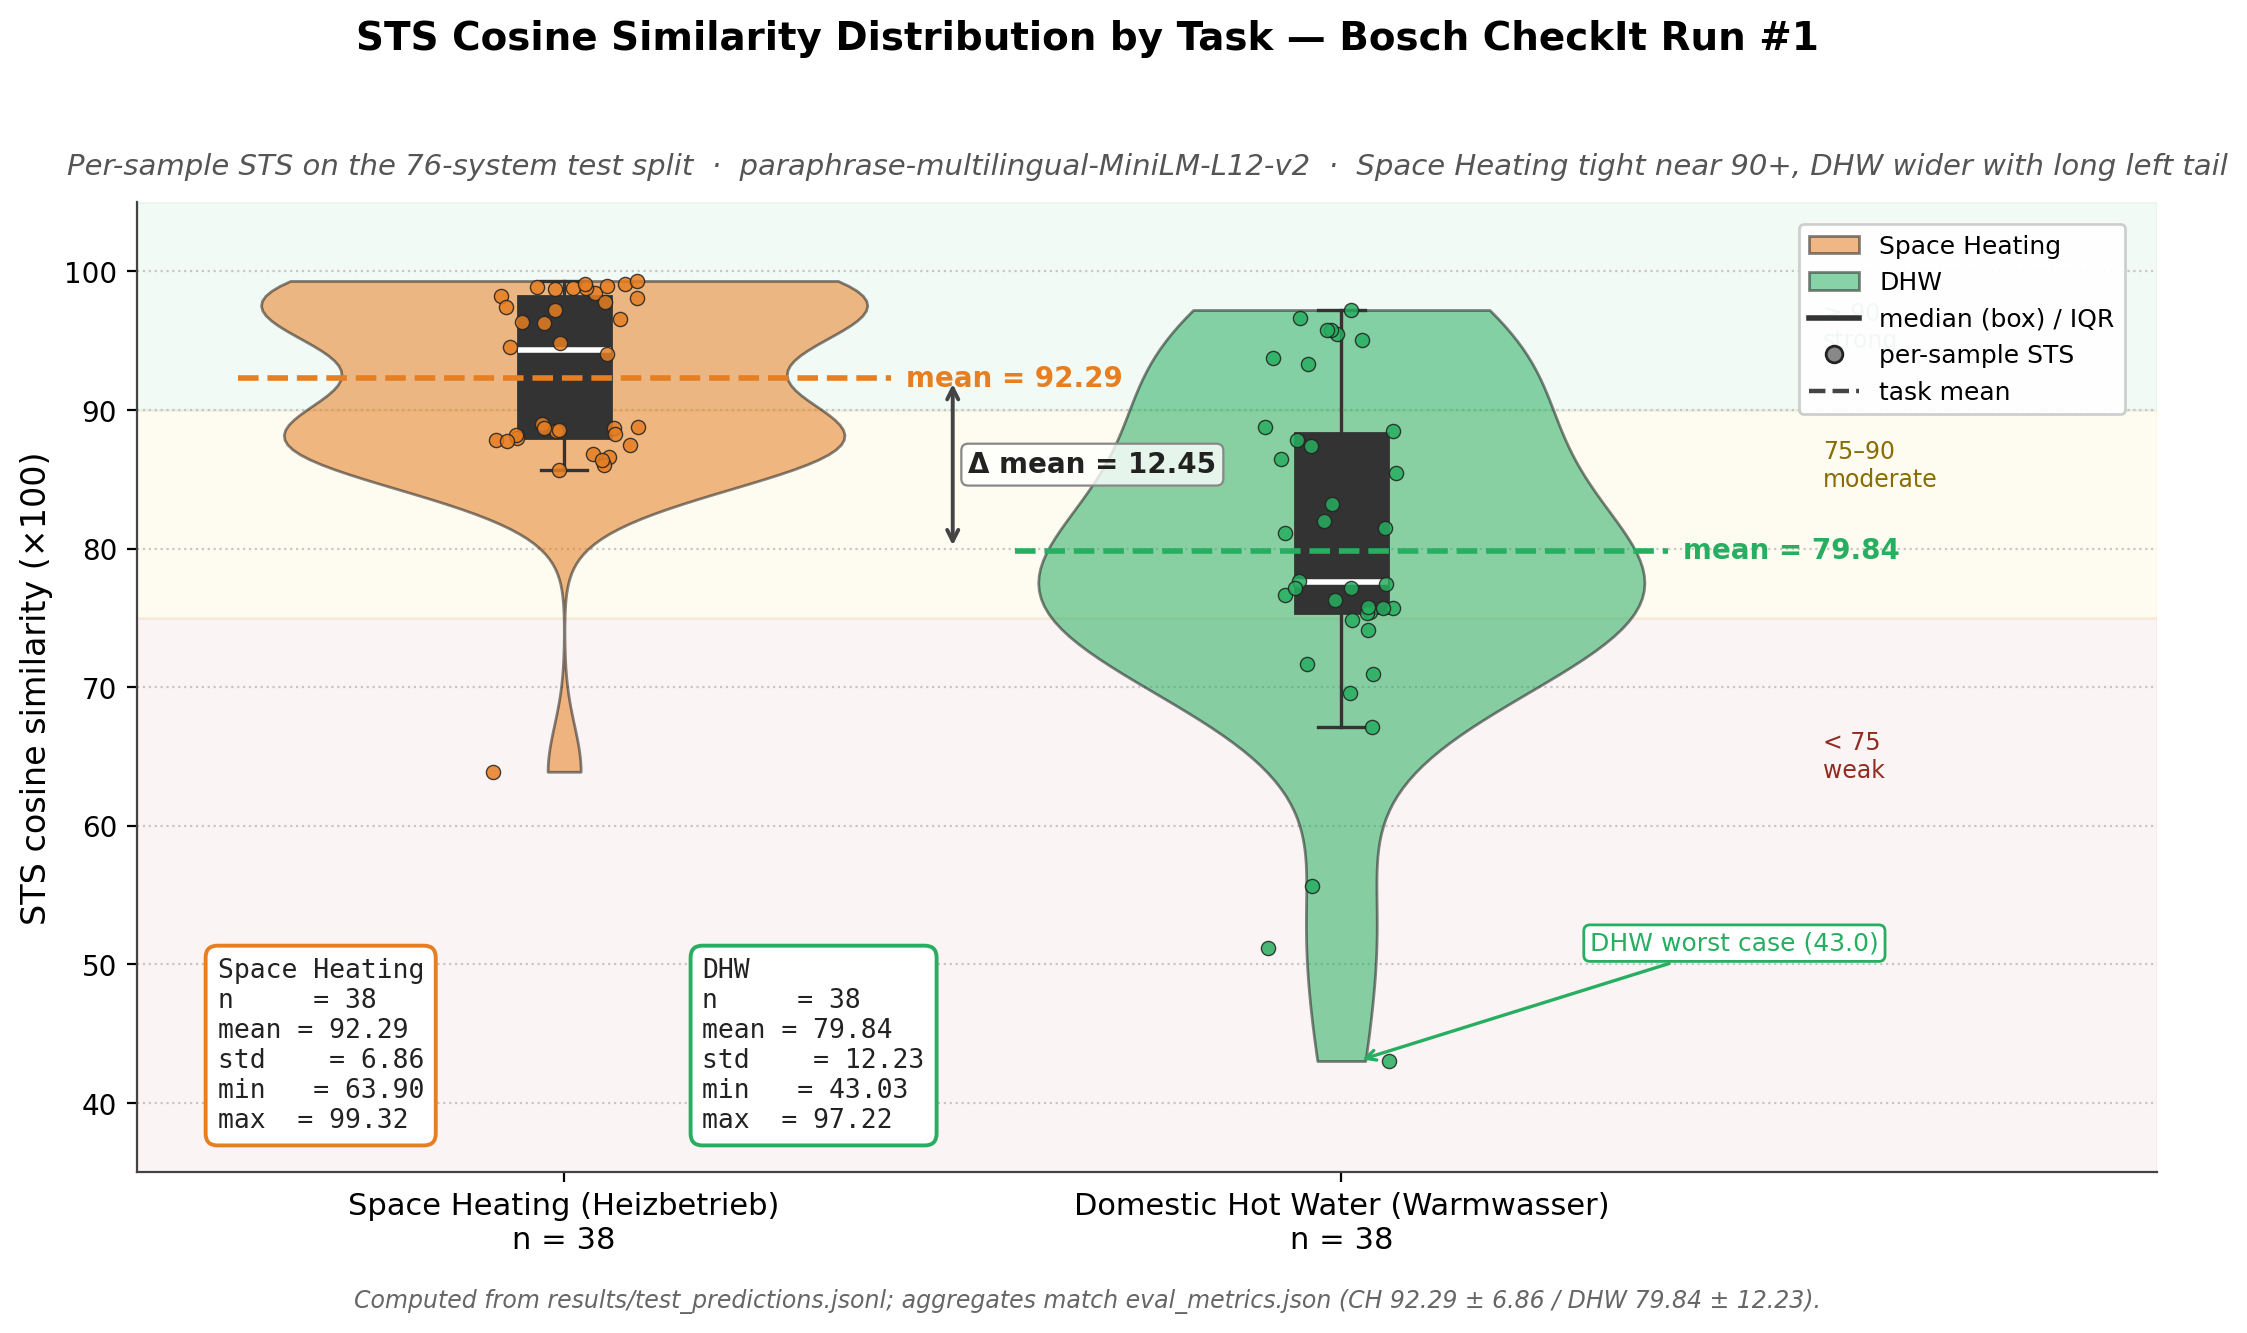

Recreate this plot in Python.
"""
fig_006: STS Cosine Similarity Distribution by Task

Per-sample STS cosine on the 76 test predictions, split by task
(space heating vs DHW). Computed from test_predictions.jsonl using
paraphrase-multilingual-MiniLM-L12-v2. The recomputed aggregates match
eval_metrics.json exactly:
  CH  (n=38): mean 92.29 / std 6.86  / min 63.90 / max 99.32
  DHW (n=38): mean 79.84 / std 12.23 / min 43.03 / max 97.22

Layout: split violin + jittered strip per task, with mean lines and a
stats annotation box. Colors match fig_005 / fig_007 (orange = Space
Heating, green = DHW).
"""
import json

import matplotlib.pyplot as plt
import numpy as np
from matplotlib.patches import Patch

DATA_PATH = "/home/wangni/notion-figures/bosch-checkit-expert-commentary-generation-for-heat-pump-tim/sts_per_sample.json"
OUT_PATH = "/home/wangni/notion-figures/bosch-checkit-expert-commentary-generation-for-heat-pump-tim/fig_006.png"

# Bosch palette (matches fig_005)
CH_COLOR = "#E67E22"   # orange — Space Heating
DHW_COLOR = "#27AE60"  # green  — DHW
EDGE = "#222222"

with open(DATA_PATH) as f:
    data = json.load(f)

ch = np.array(data["space_heating"], dtype=float)
dhw = np.array(data["dhw"], dtype=float)


def stats(x):
    return dict(n=len(x), mean=x.mean(), std=x.std(ddof=0), mn=x.min(), mx=x.max())


s_ch = stats(ch)
s_dhw = stats(dhw)

fig, ax = plt.subplots(figsize=(11.0, 6.6), facecolor="white")
ax.set_facecolor("white")

positions = [1.0, 2.0]
parts = ax.violinplot(
    [ch, dhw],
    positions=positions,
    widths=0.78,
    showmeans=False,
    showmedians=False,
    showextrema=False,
)
for body, color in zip(parts["bodies"], [CH_COLOR, DHW_COLOR]):
    body.set_facecolor(color)
    body.set_edgecolor(EDGE)
    body.set_alpha(0.55)
    body.set_linewidth(1.0)

# Box plot inside violin (median + IQR) for robust summary
bp = ax.boxplot(
    [ch, dhw],
    positions=positions,
    widths=0.12,
    showfliers=False,
    patch_artist=True,
    medianprops=dict(color="white", linewidth=2.0),
    boxprops=dict(facecolor="#333333", edgecolor="#333333"),
    whiskerprops=dict(color="#333333", linewidth=1.2),
    capprops=dict(color="#333333", linewidth=1.2),
    zorder=3,
)

# Jittered strip
rng = np.random.default_rng(42)
for pos, vals, color in [(positions[0], ch, CH_COLOR), (positions[1], dhw, DHW_COLOR)]:
    jitter = rng.uniform(-0.10, 0.10, size=len(vals))
    ax.scatter(
        pos + jitter,
        vals,
        s=26,
        color=color,
        edgecolor=EDGE,
        linewidth=0.5,
        alpha=0.85,
        zorder=4,
    )

# Mean lines
for pos, s, color in [(positions[0], s_ch, CH_COLOR), (positions[1], s_dhw, DHW_COLOR)]:
    ax.hlines(
        s["mean"],
        pos - 0.42,
        pos + 0.42,
        colors=color,
        linestyles="dashed",
        linewidth=2.0,
        zorder=5,
    )
    ax.annotate(
        f"mean = {s['mean']:.2f}",
        xy=(pos + 0.44, s["mean"]),
        xytext=(0, 0),
        textcoords="offset points",
        fontsize=10,
        color=color,
        fontweight="bold",
        va="center",
        ha="left",
    )

# Axis cosmetics
ax.set_xticks(positions)
ax.set_xticklabels(
    [
        f"Space Heating (Heizbetrieb)\nn = {s_ch['n']}",
        f"Domestic Hot Water (Warmwasser)\nn = {s_dhw['n']}",
    ],
    fontsize=11,
)
ax.set_xlim(0.45, 3.05)
ax.set_ylabel("STS cosine similarity (×100)", fontsize=12)
ax.set_ylim(35, 105)
ax.set_yticks(np.arange(40, 101, 10))
ax.yaxis.grid(True, linestyle=":", color="#BBBBBB", alpha=0.8)
ax.set_axisbelow(True)
ax.tick_params(axis="y", labelsize=10)
for spine in ("top", "right"):
    ax.spines[spine].set_visible(False)
ax.spines["left"].set_color("#444444")
ax.spines["bottom"].set_color("#444444")

# Reference bands (qualitative interpretation)
ax.axhspan(90, 105, color="#27AE60", alpha=0.06, zorder=0)
ax.axhspan(75, 90, color="#F1C40F", alpha=0.06, zorder=0)
ax.axhspan(35, 75, color="#C0392B", alpha=0.05, zorder=0)
ax.text(2.62, 96.0, "≥ 90\nstrong",     fontsize=8.5, color="#1E7E34", ha="left", va="center")
ax.text(2.62, 86.0, "75–90\nmoderate",  fontsize=8.5, color="#8A6D00", ha="left", va="center")
ax.text(2.62, 65.0, "< 75\nweak",       fontsize=8.5, color="#922B21", ha="left", va="center")

# Stats annotation boxes
def fmt(s):
    return (
        f"n     = {s['n']}\n"
        f"mean = {s['mean']:.2f}\n"
        f"std    = {s['std']:.2f}\n"
        f"min   = {s['mn']:.2f}\n"
        f"max  = {s['mx']:.2f}"
    )


bbox_ch = dict(boxstyle="round,pad=0.45", fc="white", ec=CH_COLOR, lw=1.4)
bbox_dhw = dict(boxstyle="round,pad=0.45", fc="white", ec=DHW_COLOR, lw=1.4)

ax.text(
    0.04, 0.04, "Space Heating\n" + fmt(s_ch),
    transform=ax.transAxes, fontsize=9.5, family="monospace",
    va="bottom", ha="left", color=EDGE, bbox=bbox_ch,
)
ax.text(
    0.28, 0.04, "DHW\n" + fmt(s_dhw),
    transform=ax.transAxes, fontsize=9.5, family="monospace",
    va="bottom", ha="left", color=EDGE, bbox=bbox_dhw,
)

# Annotate the DHW left tail / outlier (longest tail noted in spec)
dhw_min = float(np.min(dhw))
ax.annotate(
    f"DHW worst case ({dhw_min:.1f})",
    xy=(positions[1] + 0.02, dhw_min),
    xytext=(positions[1] + 0.32, dhw_min + 8),
    fontsize=9, color=DHW_COLOR,
    arrowprops=dict(arrowstyle="->", color=DHW_COLOR, lw=1.2),
    bbox=dict(boxstyle="round,pad=0.25", fc="white", ec=DHW_COLOR, lw=1.0),
)

# Highlight ΔMean gap
gap = s_ch["mean"] - s_dhw["mean"]
ax.annotate(
    "",
    xy=(1.50, s_ch["mean"]),
    xytext=(1.50, s_dhw["mean"]),
    arrowprops=dict(arrowstyle="<->", color="#444444", lw=1.4),
)
ax.text(
    1.52, (s_ch["mean"] + s_dhw["mean"]) / 2,
    f"Δ mean = {gap:.2f}",
    fontsize=10, color="#222222", fontweight="bold",
    va="center", ha="left",
    bbox=dict(boxstyle="round,pad=0.25", fc="#FFFFFFCC", ec="#888888", lw=0.8),
)

# Legend
legend_elems = [
    Patch(facecolor=CH_COLOR, edgecolor=EDGE, alpha=0.55, label="Space Heating"),
    Patch(facecolor=DHW_COLOR, edgecolor=EDGE, alpha=0.55, label="DHW"),
    plt.Line2D([0], [0], color="#333333", lw=2.0, label="median (box) / IQR"),
    plt.Line2D([0], [0], color=EDGE, lw=0, marker="o",
               markerfacecolor="#888888", markeredgecolor=EDGE,
               markersize=6, label="per-sample STS"),
    plt.Line2D([0], [0], color="#444444", lw=1.6, linestyle="--", label="task mean"),
]
ax.legend(
    handles=legend_elems, loc="upper right",
    bbox_to_anchor=(0.99, 0.99),
    fontsize=9, ncol=1,
    frameon=True, framealpha=0.95, edgecolor="#CCCCCC",
)

# Titles
fig.suptitle(
    "STS Cosine Similarity Distribution by Task — Bosch CheckIt Run #1",
    fontsize=14, fontweight="bold", y=0.985,
)
ax.set_title(
    "Per-sample STS on the 76-system test split  ·  "
    "paraphrase-multilingual-MiniLM-L12-v2  ·  "
    "Space Heating tight near 90+, DHW wider with long left tail",
    fontsize=10.5, color="#555555", style="italic", pad=10,
)

fig.text(
    0.5, 0.005,
    "Computed from results/test_predictions.jsonl; aggregates match eval_metrics.json "
    "(CH 92.29 ± 6.86 / DHW 79.84 ± 12.23).",
    ha="center", va="bottom", fontsize=8.5, color="#666666", style="italic",
)

fig.tight_layout(rect=[0, 0.025, 1, 0.96])
fig.savefig(OUT_PATH, dpi=200, facecolor="white", bbox_inches="tight")
print(f"Saved figure to {OUT_PATH}")
